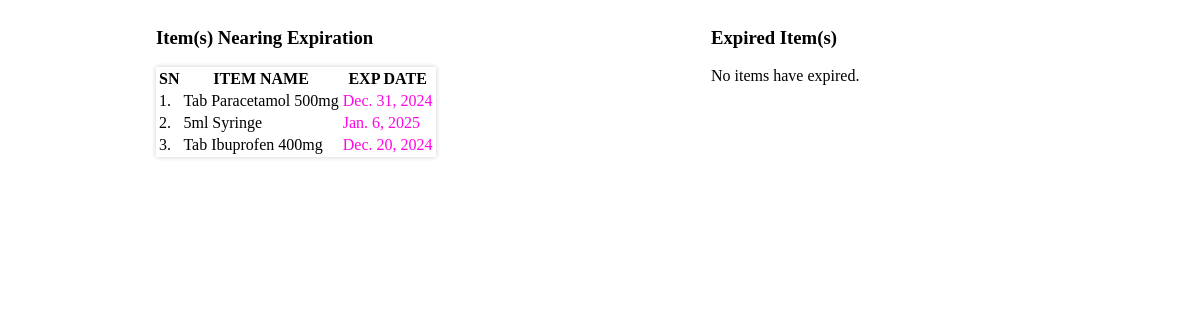
/wholesale_exp_alert/ (signed in), run on an earlier commit of the app's database.
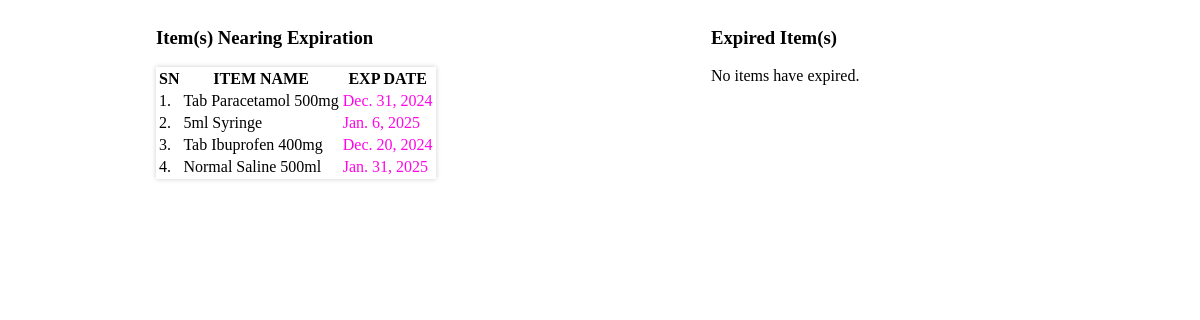
And on a later commit of the database.
### app/models.py (models this page shows, shortened)
class Wholesale(models.Model):
    MARKUP_CHOICES = [
        (0, 'No markup'),
        (2.5, '2.5% markup'),
        (5, '5% markup'),
        (7.5, '7.5% markup'),
        (10, '10% markup'),
        (12.5, '12.5% markup'),
        (15, '15% markup'),
        (17.5, '17.5% markup'),
        (20, '20% markup'),
        (22.5, '22.5% markup'),
        (25, '25% markup'),
        (27.5, '27.5% markup'),
        (30, '30% markup'),
        (32.5, '32.5% markup'),
        (35, '35% markup'),
        (37.5, '37.5% markup'),
        (40, '40% markup'),
        (42.5, '42.5% markup'),
        (45, '45% markup'),
        (47.5, '47.5% markup'),
        (50, '50% markup'),
        (57.5, '57.5% markup'),
        (60, '60% markup'),
        (62.5, '62.5% markup'),
        (65, '65% markup'),
        (67.5, '67.5% markup'),
        (70, '70% markup'),
        (72., '72.% markup'),
        (75, '75% markup'),
        (77.5, '77.5% markup'),
        (80, '80% markup'),
        (82.5, '82.% markup'),
        (85, '85% markup'),
        (87.5, '87.5% markup'),
        (90, '90% markup'),
        (92., '92.% markup'),
        (95, '95% markup'),
        (97.5, '97.5% markup'),
        (100, '100% markup'),
    ]
    UNIT_CHOICES = [
        ('unit', 'Select Unit'),
        ('PCS', 'Pieces'),
        ('TAB', 'Tablets'),
        ('TIN', 'Tins'),
        ('BTL', 'Bottles'),
        ('PCK', 'Packets'),
        ('ROLL', 'Rolls'),
        ('CTN', 'Cartons'),
        ('AMP', 'Ampules'),
        ('VAIL', 'Vail'),
    ]
    name = models.CharField(max_length=100)
    unit = models.CharField(max_length=10, choices=UNIT_CHOICES, default='unit')
    cost = models.DecimalField(max_digits=10, decimal_places=2, default=0)
    price = models.DecimalField(max_digits=10, decimal_places=2)
    stock_quantity = models.IntegerField()
    exp_date = models.DateField()
    markup_percentage = models.IntegerField(choices=MARKUP_CHOICES, default=0)

### wholesale/views.py (the view)
# urls.py: path('wholesale_exp_alert/', views.wholesale_exp_alert, name='wholesale_exp_alert'),
@login_required
def wholesale_exp_alert(request):
    alert_threshold = timezone.now() + timedelta(days=90)
    expiring_items = Wholesale.objects.filter(exp_date__lte=alert_threshold, exp_date__gt=timezone.now())
    expired_items = Wholesale.objects.filter(exp_date__lt=timezone.now())
    for expired_item in expired_items:
        if expired_item.stock_quantity > 0:
            expired_item.stock_quantity = 0
            expired_item.save()
    return render(request, 'partials/exp_date_alert.html', {
        'expired_items': expired_items,
        'expiring_items': expiring_items,
    })

### app/templates/partials/exp_date_alert.html (shortened to what this page needs)
<!DOCTYPE html>
<html lang="en">
<head>
</head>
<body>
    {% block content %}
    <div class="box">
        <div class="near_exp">
            <h3>Item(s) Nearing Expiration</h3>
            {% if expiring_items %}
            <table class="table table-hover" style="box-shadow: 0 0 5px rgba(0, 0, 0, 0.2);">
                <thead class="table-success">
                    <tr>
                        <th>SN</th>
                        <th>ITEM NAME</th>
                        <th>EXP DATE</th>
                    </tr>
                </thead>
                <tbody>
                    {% for item in expiring_items %}
                    <tr>
                        <td>{{ forloop.counter}}.</td>
                        <td>{{ item.name|title }}</td>
                        <td style="color: rgb(255, 6, 230);">{{ item.exp_date }}</td>
                    </tr>
                    {% endfor %}
                </tbody>
            </table>
            {% else %}
            <p class="col-md-10 offset-md-1">No items are nearing expiration within the next 90 days.</p>
            {% endif %}
        </div>
        <div class="expired">
            <h3>Expired Item(s)</h3>
            {% if expired_items %}
            <table class="table table-hover" style="box-shadow: 0 0 5px rgba(0, 0, 0, 0.2);">
                <thead class="table-danger">
                    <tr>
                        <th>SN</th>
                        <th>ITEM NAME</th>
                        <th>EXP DATE</th>
                    </tr>
                </thead>
                <tbody>
                    {% for item in expired_items %}
                    <tr>
                        <td>{{ forloop.counter}}.</td>
                        <td>{{ item.name|title }}</td>
                        <td style="color: rgb(255, 20, 12);">{{ item.exp_date }}</td>
                    </tr>
                    {% endfor %}
                </tbody>
            </table>
            {% else %}
            <p class="col-md-8 offset-md-2">No items have expired.</p>
            {% endif %}
        </div>
    </div>
    {% endblock %}
</body>
</html>

What changed in the data, as far as the page shows it:
added Wholesale: name "Normal Saline 500ml", exp_date "Jan. 31, 2025"
